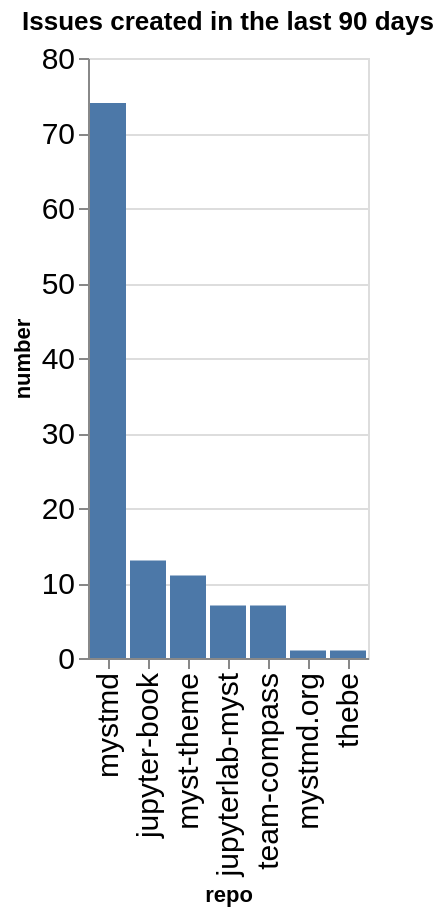

Source (notebook cell):
### Code cell
created_counts = created.groupby(['org', 'repo']).count()['number'].reset_index()
created_counts['org/repo'] = created_counts.apply(lambda a: a['org'] + '/' + a['repo'], axis=1)
sorted_vals = created_counts.sort_values(['org', 'number'], ascending=False)['repo'].values
alt.Chart(data=created_counts, title=f"Issues created in the last {n_days} days").mark_bar().encode(
    x=alt.X('repo', sort=alt.Sort(sorted_vals.tolist())),
    y='number',
)

### Figure 1 — Vega-Lite specification as saved in the notebook (floating-point values rounded to 4 significant figures)
{"config": {"axisLeft": {"labelFontSize": 15}, "axisBottom": {"labelFontSize": 15}}, "data": {"name": "data-b3138874f4e23523ee3076c749a16850"}, "mark": {"type": "bar"}, "encoding": {"x": {"field": "repo", "sort": ["mystmd", "jupyter-book", "myst-theme", "jupyterlab-myst", "team-compass", "mystmd.org", "thebe"], "type": "nominal"}, "y": {"field": "number", "type": "quantitative"}}, "title": "Issues created in the last 90 days", "$schema": "https://vega.github.io/schema/vega-lite/v5.20.1.json", "datasets": {"data-b3138874f4e23523ee3076c749a16850": [{"org": "jupyter-book", "repo": "jupyter-book", "number": 13, "org/repo": "jupyter-book/jupyter-book"}, {"org": "jupyter-book", "repo": "jupyterlab-myst", "number": 7, "org/repo": "jupyter-book/jupyterlab-myst"}, {"org": "jupyter-book", "repo": "myst-theme", "number": 11, "org/repo": "jupyter-book/myst-theme"}, {"org": "jupyter-book", "repo": "mystmd", "number": 74, "org/repo": "jupyter-book/mystmd"}, {"org": "jupyter-book", "repo": "mystmd.org", "number": 1, "org/repo": "jupyter-book/mystmd.org"}, {"org": "jupyter-book", "repo": "team-compass", "number": 7, "org/repo": "jupyter-book/team-compass"}, {"org": "jupyter-book", "repo": "thebe", "number": 1, "org/repo": "jupyter-book/thebe"}]}}
